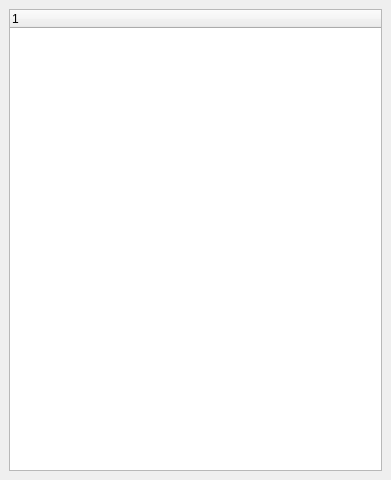
<?xml version="1.0" encoding="UTF-8"?>
<ui version="4.0">
 <class>DockMissions</class>
 <widget class="QDockWidget" name="DockMissions">
  <property name="geometry">
   <rect>
    <x>0</x>
    <y>0</y>
    <width>391</width>
    <height>480</height>
   </rect>
  </property>
  <property name="minimumSize">
   <size>
    <width>150</width>
    <height>150</height>
   </size>
  </property>
  <property name="windowTitle">
   <string>DockWidget</string>
  </property>
  <widget class="QWidget" name="dockWidgetContents">
   <layout class="QVBoxLayout" name="verticalLayout">
    <item>
     <widget class="QTreeWidget" name="treeWidgetMissions">
      <column>
       <property name="text">
        <string notr="true">1</string>
       </property>
      </column>
     </widget>
    </item>
   </layout>
  </widget>
 </widget>
 <resources/>
 <connections/>
</ui>
